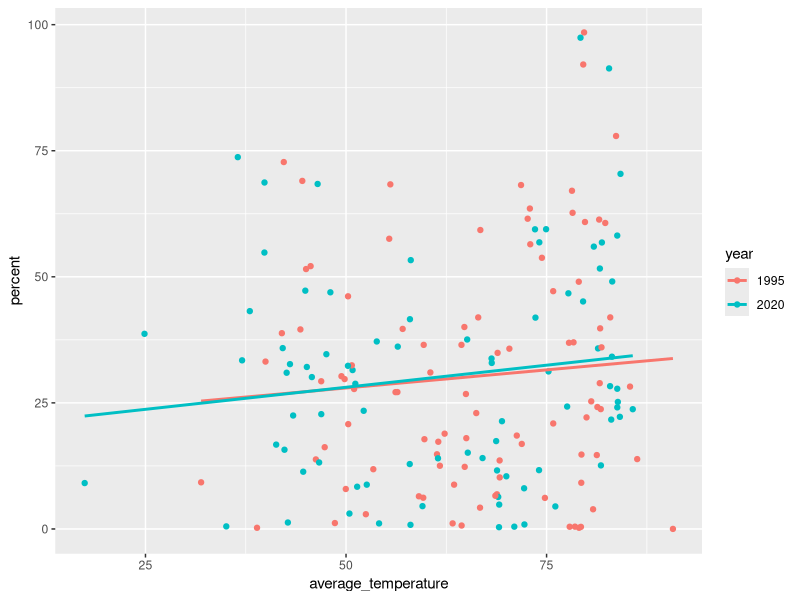
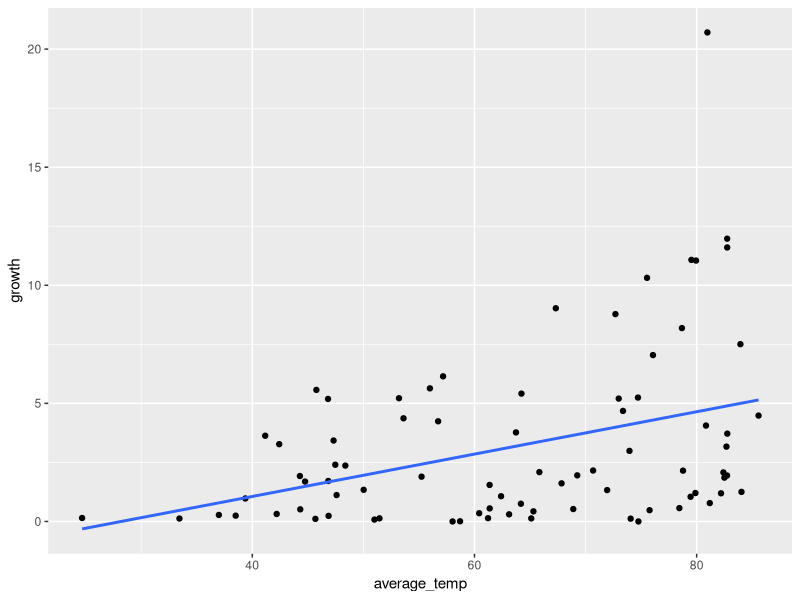

These figures' R source, in order:
## ---- chunk 1
library(readr)
library(dplyr)
library(tidyverse)
library(stringr)
library(ggplot2)
## ---- chunk 2
forest_km <- read_delim("forest_area_km.csv")
forest_percent <- read_delim("forest_area_percent.csv")
global_temp <- read_delim("Global_Temperatures.csv")
## ---- chunk 3
head(forest_km,5) 
head(forest_percent,5) 
head(global_temp,5)
## ---- chunk 4
forest_km <- forest_km %>%
  rename(country = `Country Name`)
  head(forest_km, 5)
## ---- chunk 5
forest_percent <- forest_percent %>%
  rename(country = `Country Name`)
  head(forest_km, 5)
## ---- chunk 6
global_temp <- global_temp %>%
  mutate(year = as.character(year))
## ---- chunk 7
countryList <- c('country', 'Country Code')

longForestKM <- forest_km %>%
   pivot_longer(!countryList, names_to = "year", values_to = "km")
longForestKM

## ---- chunk 8

longForestPercent <- forest_percent %>%
   pivot_longer(!countryList, names_to = "year", values_to = "percent")
longForestPercent
## ---- chunk 9
forest_km_percent <- left_join(longForestKM, longForestPercent)
forest_km_percent
## ---- chunk 10
final_set2 <- inner_join(global_temp, forest_km_percent)
final_set2
## ---- chunk 11
final_set2 %>% filter(year==2020 | year==1995) %>% group_by(year) %>% ggplot(aes(x=average_temperature, y=percent, col=year)) + geom_point() + geom_smooth(method=lm, se=FALSE)
## ---- chunk 12
final_set2 %>% filter(year==2020 | year==1995) %>% group_by(year) %>% filter(rank(-percent)==1) %>% summarize(country, average_temperature, percent)
## ---- chunk 13
final_set2 %>% group_by(temperature_range = factor(round(average_temperature/10)*10)) %>% reframe(average_percent = mean(percent, na.rm=TRUE)) %>% arrange(rank(-average_percent))
## ---- chunk 14
final_set2 %>% filter(year==1995 | year==2020) %>% group_by(country) %>% reframe(average_temp = mean(average_temperature), growth = abs(diff(percent))) %>% ggplot(aes(x=average_temp, y=growth)) + geom_point() + geom_smooth(method=lm, se=FALSE)
## ---- chunk 15
final_set2 %>% filter(year==1995 | year==2020) %>% group_by(country) %>% reframe(average_temp = mean(average_temperature), growth = abs(diff(percent))) %>% filter(rank(-growth)==1) %>% summarize(country, average_temp, growth)
## ---- chunk 16
final_set2 %>% filter(year==1995 | year==2020) %>% group_by(country) %>% reframe(average_temp = mean(average_temperature), growth = abs(diff(percent))) %>% ungroup() %>% group_by(temperature_range = factor(round(average_temp/10)*10)) %>% reframe(average_growth = mean(growth, na.rm=TRUE)) %>% arrange(rank(-average_growth))
